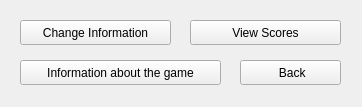
<?xml version="1.0" encoding="UTF-8"?>
<ui version="4.0">
 <class>FormInformation</class>
 <widget class="QWidget" name="FormInformation">
  <property name="geometry">
   <rect>
    <x>0</x>
    <y>0</y>
    <width>362</width>
    <height>107</height>
   </rect>
  </property>
  <property name="windowTitle">
   <string>Information</string>
  </property>
  <property name="windowIcon">
   <iconset>
    <normalon>:/image/snake.jpeg</normalon>
   </iconset>
  </property>
  <widget class="QPushButton" name="ChangeInfo">
   <property name="geometry">
    <rect>
     <x>20</x>
     <y>20</y>
     <width>151</width>
     <height>25</height>
    </rect>
   </property>
   <property name="text">
    <string>Change Information</string>
   </property>
  </widget>
  <widget class="QPushButton" name="Score">
   <property name="geometry">
    <rect>
     <x>190</x>
     <y>20</y>
     <width>151</width>
     <height>25</height>
    </rect>
   </property>
   <property name="text">
    <string>View Scores</string>
   </property>
  </widget>
  <widget class="QPushButton" name="back">
   <property name="geometry">
    <rect>
     <x>240</x>
     <y>60</y>
     <width>101</width>
     <height>25</height>
    </rect>
   </property>
   <property name="text">
    <string> Back</string>
   </property>
  </widget>
  <widget class="QPushButton" name="InfoGame">
   <property name="geometry">
    <rect>
     <x>20</x>
     <y>60</y>
     <width>201</width>
     <height>25</height>
    </rect>
   </property>
   <property name="text">
    <string>Information about the game</string>
   </property>
  </widget>
 </widget>
 <resources/>
 <connections/>
</ui>
